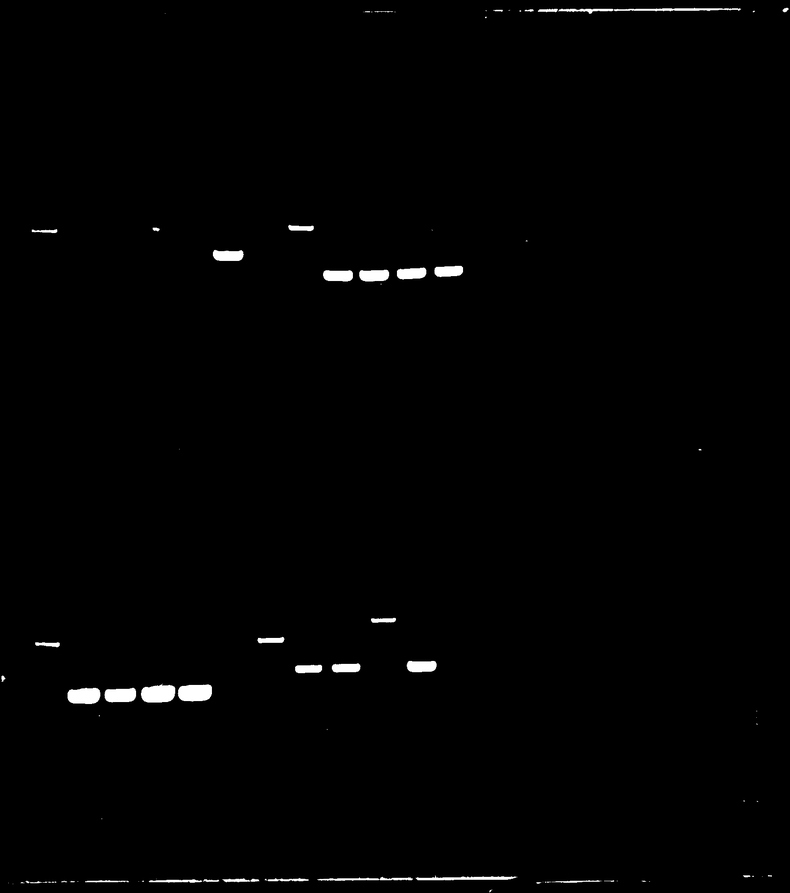
#> input picture Gel_1_127.tif, 790 x 893 px, shrunk from 1614 x 1824 before the run, given as the content of the folder C:/Users/lolo/Desktop/Spring2025/CODE/raw, which was not available
$ jupyter execute --allow-errors 'RandomForest&XGBoost.ipynb'   (older library calls are emulated)
#> lines starting #> are read from the running program, lines starting #| are printed output that depends on the picture; pictures that were not available may be replaced by others from this repository, and a replacement may not be noted
[cell 1]
# Import necessary packages

[cell 2]
import os
import numpy as np
import cv2
import matplotlib.pyplot as plt
from sklearn.decomposition import PCA
import random
from tqdm import tqdm
import shutil
import pandas as pd
from sklearn.cluster import KMeans
from concurrent.futures import ThreadPoolExecutor, as_completed
import time
import multiprocessing

np.random.seed(123)
random.seed(123)

[cell 3]
# Set the location of dictionary
# Create the doctionary of training data and augmented data

[cell 4]
mask_dir = r"C:\Users\lolo\Desktop\Spring2025\CODE\mask"
raw_dir = r"C:\Users\lolo\Desktop\Spring2025\CODE\raw"
output_dir = r"C:\Users\lolo\Desktop\Spring2025\CODE\results"
training_dir = os.path.join(output_dir, 'training_data')
augmented_dir = os.path.join(output_dir, 'augmented_data')

os.makedirs(output_dir, exist_ok=True)

[cell 5]
# This function is to locate the bands in masks
# We gonna use images in mask_dir and raw_dir
# Output will be saved in output_dir

[cell 6]
def locate_bands_in_masks(mask_dir, raw_dir, output_dir=None, output_method='center'):
    if output_dir:
        os.makedirs(output_dir, exist_ok=True) # Make sure our output file

    # Initialize the result dictionary
    results = {}
    mask_files = sorted([f for f in os.listdir(mask_dir) if f.startswith('Mask_') and f.endswith('.tif')])

    # Use tqdm to show the process
    for mask_file in tqdm(mask_files, desc="Processing masks"):
        # Get the number of
        mask_number = mask_file.split('_')[1].split('.')[0]
        raw_file = f"Gel_{mask_number}.tif"

        mask_path = os.path.join(mask_dir, mask_file)
        raw_path = os.path.join(raw_dir, raw_file)

        # Convert mask images to grayscale
        mask = cv2.imread(mask_path, cv2.IMREAD_GRAYSCALE)
        # Set thresholds as 127,
        _, mask = cv2.threshold(mask, 127, 1, cv2.THRESH_BINARY)

        # Find the different regions on Masks
        num_labels, labels, stats, centroids = cv2.connectedComponentsWithStats(mask, connectivity=8)

        # Initialize bands
        bands = []
        # Go through each label area
        for i in range(1, num_labels):
            if output_method == 'center':
                x, y = map(int, centroids[i])
                bands.append((x, y))
            elif output_method == 'topleft':
                left = stats[i, cv2.CC_STAT_LEFT]
                top = stats[i, cv2.CC_STAT_TOP]
                bands.append((left, top))
            elif output_method == 'bottomleft':
                left = stats[i, cv2.CC_STAT_LEFT]
                top = stats[i, cv2.CC_STAT_TOP]
                height = stats[i, cv2.CC_STAT_HEIGHT]
                bands.append((left, top + height - 1))

        # Order bands by y axis
        bands = sorted(bands, key=lambda pos: pos[1])
        # Save the results
        results[mask_file] = bands

        # Output
        if output_dir:
            # Turn raw files into RGB, OpenCV: BGR
            raw_img = cv2.imread(raw_path)
            raw_rgb = cv2.cvtColor(raw_img, cv2.COLOR_BGR2RGB)

            # Test the output
            for i, (x, y) in enumerate(bands):
                cv2.circle(raw_rgb, (x, y), 5, (255, 0, 0), -1)
                # Add text label
                cv2.putText(raw_rgb, f"Band {i+1}", (x + 10, y),
                          cv2.FONT_HERSHEY_SIMPLEX, 0.5, (255, 0, 0), 1)

            # Use matplotlib to save result
            plt.figure(figsize=(10, 8))
            plt.imshow(raw_rgb)
            plt.title(f"Detected Bands in {raw_file}")
            plt.axis('on')
            plt.savefig(os.path.join(output_dir, f"detected_bands_{mask_number}.png"), dpi=300)
            plt.close()

        # Print log
        print(f"File: {mask_file} -> {raw_file}")
        for i, band in enumerate(bands):
            print(f"  Band {i+1}: {band}")

    return results

[cell 7]
def process_image(gel_file, raw_dir, mask_dir, window_size=50, stride=25):

    # Extract gel ID from filename
#> called with gel_file = 'Gel_1_127.tif', window_size = 50, stride = 25
    gel_number = gel_file.split('_')[1].split('.')[0]

    # Construct corresponding mask filename
    mask_file = f"Mask_{gel_number}.tif"

    # Build full file paths
    gel_path = os.path.join(raw_dir, gel_file)    # Path to raw gel image
    mask_path = os.path.join(mask_dir, mask_file) # Path to mask file

    # Check mask existence
    if not os.path.exists(mask_path):
        return None, None, None, None

    # Load raw image as grayscale (single channel)
    img = cv2.imread(gel_path, cv2.IMREAD_GRAYSCALE)
#> img is the input picture: shape (893, 790); min 0, max 255, mean 2.2

    # Get image dimensions
    height, width = img.shape[:2]  # Grayscale image has no channel dimension

    # Initialize storage containers
    windows = []    # Stores image window arrays
    positions = []  # Stores (x,y) coordinates of window top-left corners

    # Generate sliding windows with vertical scanning
    for y in range(0, height - window_size + 1, stride):
        # Horizontal scanning within each vertical position
        for x in range(0, width - window_size + 1, stride):
            # Extract window from image array
            window = img[y:y+window_size, x:x+window_size]

            # Validate window dimensions (edge case handling)
            if window.shape == (window_size, window_size):
                windows.append(window)
                positions.append((x, y))  # Record top-left coordinates
#> after the loop, positions = 1020 pairs, first value 0 to 725, second value 0 to 825; windows = 1020 items

    return (
        windows,  # List of window image data
        positions,  # List of coordinate tuples
        [gel_file] * len(windows),  # Replicate filename for each window
        [gel_number] * len(windows)  # Replicate gel ID for each window
    )

[cell 8]
def prepare_training_data(raw_dir, mask_dir, output_dir, window_size=50, stride=25,
                         dim_reduction='pca', n_components=2, max_workers=4):
    # Create output directories for positive (band) and background samples
    os.makedirs(os.path.join(output_dir, 'positive'), exist_ok=True)
    os.makedirs(os.path.join(output_dir, 'background'), exist_ok=True)

    # Get all gel image files in the raw directory
    gel_files = [f for f in os.listdir(raw_dir) if f.startswith('Gel_') and f.endswith('.tif')]

    # Initialize storage for window data and metadata
    all_windows = []
    all_positions = []
    all_filenames = []
    all_gel_numbers = []

    # Process images in parallel using a thread pool
    with ThreadPoolExecutor(max_workers=max_workers) as executor:
        future_to_file = {
            executor.submit(process_image, gel_file, raw_dir, mask_dir, window_size, stride): gel_file
            for gel_file in gel_files
        }
#> future_to_file = 1 item

        # Collect results as each image is processed
        for future in tqdm(as_completed(future_to_file), total=len(gel_files), desc="Processing images"):
            windows, positions, filenames, gel_numbers = future.result()
            if windows is not None:
                all_windows.extend(windows)
                all_positions.extend(positions)
                all_filenames.extend(filenames)
                all_gel_numbers.extend(gel_numbers)
#> this loop made 1 pass
#> after the loop, all_filenames = 1020 items, first 6: 'Gel_1_127.tif', 'Gel_1_127.tif', 'Gel_1_127.tif', 'Gel_1_127.tif', 'Gel_1_127.tif', 'Gel_1_127.tif'; all_gel_numbers = 1020 items, first 6: '1', '1', '1', '1', '1', '1'; all_positions has the same summary as positions in process_image; all_windows = 1020 items

    # Convert collected data into NumPy arrays
    all_windows = np.array(all_windows)
    all_positions = np.array(all_positions)

    print(f"Created {len(all_windows)} windows from {len(gel_files)} images")
#| Created 1020 windows from 1 images

    # Flatten window images and normalize pixel values for dimensionality reduction
    print("Extracting features and reducing dimensions...")
    features = all_windows.reshape(all_windows.shape[0], -1) / 255.0
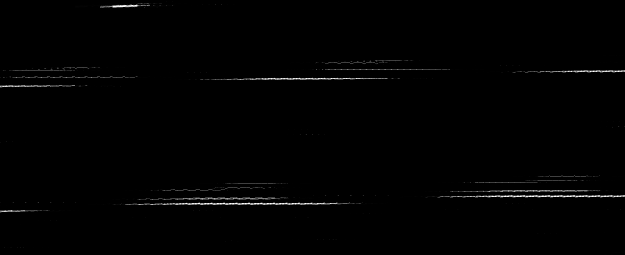
#> features: shape (1020, 2500) float64 (shown at 1/4 size); min 0, max 1, mean 0.00756

    # Apply PCA for dimensionality reduction
    reducer = PCA(n_components=n_components)
    reduced_features = reducer.fit_transform(features)
#> reduced_features = 1020 pairs, first value -3.32 to 23.4, second value -0.426 to 22.9

    # Perform clustering to separate bands from background
    print("Clustering windows...")
    kmeans = KMeans(n_clusters=2, random_state=42, n_init=10)
    labels = kmeans.fit_predict(reduced_features)
#> labels = 1020 values, max 1 at index 313, min 0 at index 0, mean 0.0147

    # Save scatter plot of the clusters
    plt.figure(figsize=(10, 8))
    plt.scatter(reduced_features[labels==0, 0], reduced_features[labels==0, 1], c='r', label='Cluster 0')
    plt.scatter(reduced_features[labels==1, 0], reduced_features[labels==1, 1], c='b', label='Cluster 1')
    plt.legend()
    plt.title("Window Clusters")
    plt.savefig(os.path.join(output_dir, "clusters.png"), dpi=300)
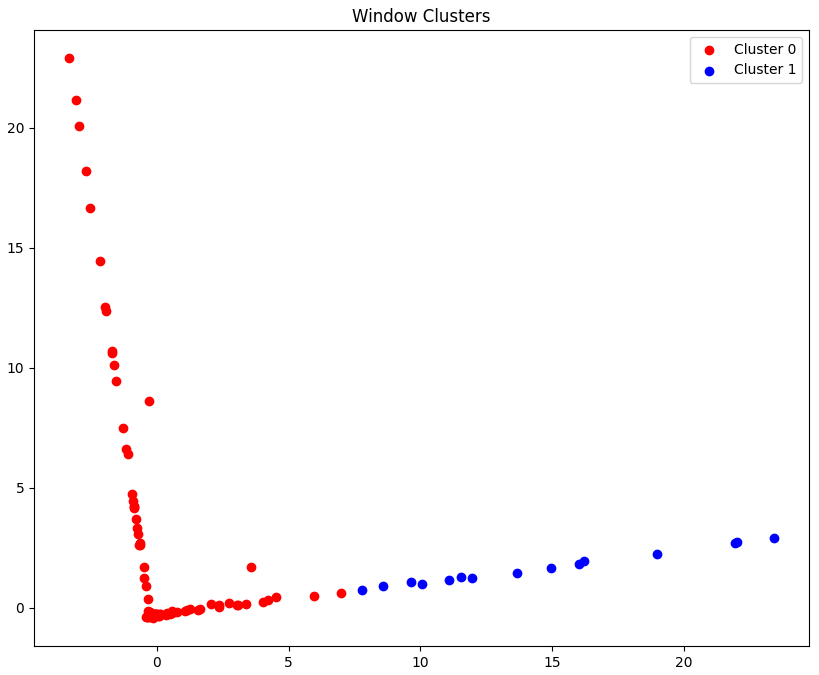
#> figure drawn by matplotlib, 1 panel
    plt.close()

    # For each cluster, save sample window images to visualize clustering quality
    for cluster_id in [0, 1]:
        indices = np.where(labels == cluster_id)[0]
        if len(indices) > 0:
            sample_indices = indices[:min(10, len(indices))]

            fig, axes = plt.subplots(2, 5, figsize=(15, 6))
            axes = axes.flatten()

            for j, idx in enumerate(sample_indices):
                if j < len(axes):
                    axes[j].imshow(all_windows[idx], cmap='gray')
                    axes[j].set_title(f"Cluster {cluster_id}")
                    axes[j].axis('off')

            for j in range(len(sample_indices), len(axes)):
                axes[j].axis('off')

            plt.tight_layout()
            plt.savefig(os.path.join(output_dir, f"cluster_{cluster_id}_samples.png"), dpi=300)
            plt.close()
#> this loop made 2 passes
#> sample_indices on passes 1 to 2: [0, 1, 2, 3, 4, 5, 6, 7, 8, 9], [313, 314, 315, 316, 317, 791, 792, 793, 796, 812]
#> pass 1, in prepare_training_data, `plt.savefig(os.path.join(output_dir, f"cluster_{cluster_id}_samples.pn..`:
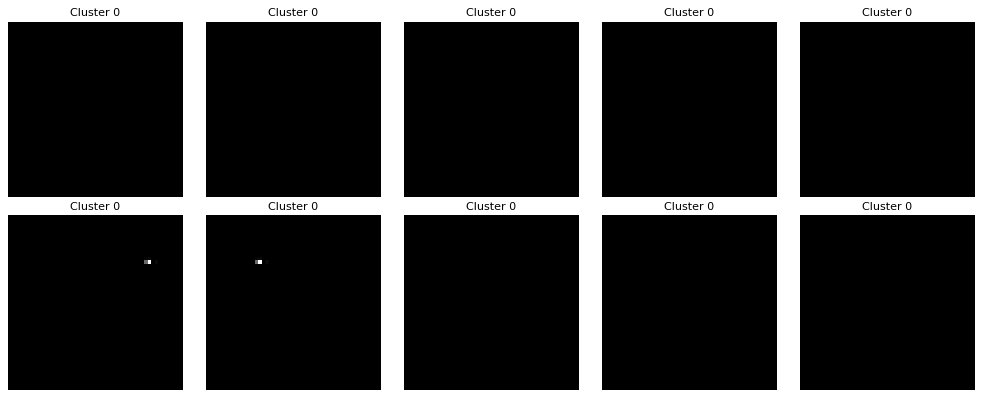
#> figure drawn by matplotlib, 10 panels
#> pass 2, in prepare_training_data, `plt.savefig(os.path.join(output_dir, f"cluster_{cluster_id}_samples.pn..`:
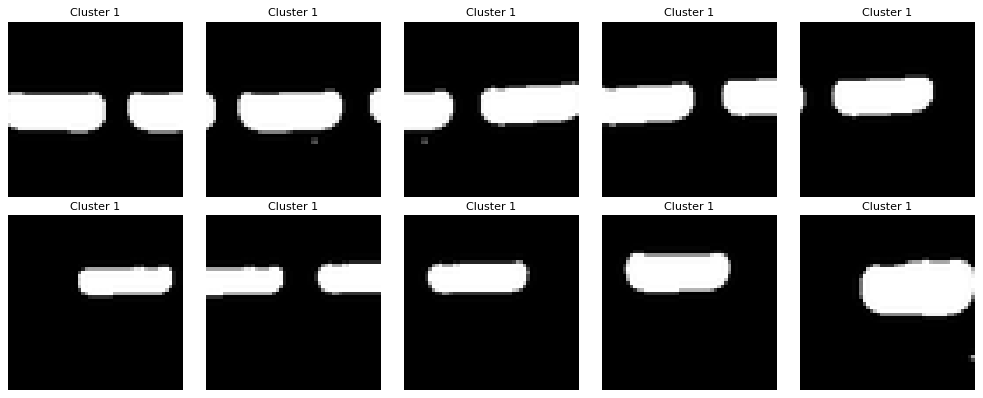
#> figure drawn by matplotlib, 10 panels

    # Determine which cluster is "positive" by assuming bands are the minority
    cluster_sizes = [np.sum(labels == i) for i in range(2)]
#> cluster_sizes = [1005, 15]
    positive_cluster = np.argmin(cluster_sizes)
#> positive_cluster = 1

    print(f"Assigned cluster {positive_cluster} as positive (bands)")
#| Assigned cluster 1 as positive (bands)
    print(f"  Positive samples: {cluster_sizes[positive_cluster]}")
#|   Positive samples: 15
    print(f"  Background samples: {cluster_sizes[1-positive_cluster]}")
#|   Background samples: 1005

    # Function to save each window image to the appropriate folder
    def save_window(i):
#> called with i = 0
        window, label = all_windows[i], labels[i]
#> window: shape (50, 50); every value is 0
#> label = 0
        folder = 'positive' if label == positive_cluster else 'background'
#> folder = 'background'
        x, y = all_positions[i]
#> x = 0; y = 0
        filename = all_filenames[i].split('.')[0]
#> filename = 'Gel_1_127'

        output_path = os.path.join(output_dir, folder, f"{filename}_x{x}_y{y}.tif")
        cv2.imwrite(output_path, window)

    # Save window images in parallel
    with ThreadPoolExecutor(max_workers=max_workers) as executor:
        list(tqdm(executor.map(save_window, range(len(all_windows))),
                 total=len(all_windows), desc="Saving windows"))
#> in save_window (call 20), `window, label = all_windows[i], labels[i]`:
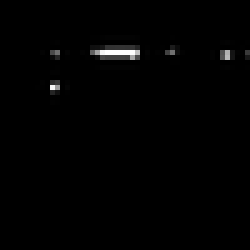
#> window: shape (50, 50) (shown 5 times larger); min 0, max 255, mean 2
#> in save_window (call 20), `x, y = all_positions[i]`: x = 475
#> in save_window (call 21), `window, label = all_windows[i], labels[i]`:
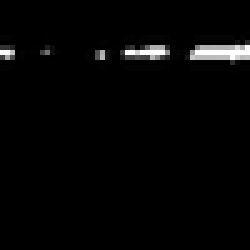
#> window: shape (50, 50) (shown 5 times larger); min 0, max 255, mean 5.3
#> in save_window (call 21), `x, y = all_positions[i]`: x = 500
#> in save_window (call 22), `window, label = all_windows[i], labels[i]`:
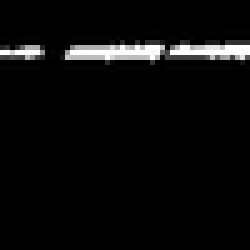
#> window: shape (50, 50) (shown 5 times larger); min 0, max 255, mean 10.6
#> in save_window (call 22), `x, y = all_positions[i]`: x = 525
#> in save_window (call 23), `window, label = all_windows[i], labels[i]`:
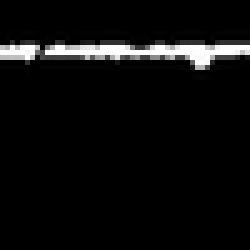
#> window: shape (50, 50) (shown 5 times larger); min 0, max 255, mean 12.8
#> in save_window (call 23), `x, y = all_positions[i]`: x = 550
#> in save_window (call 24), `window, label = all_windows[i], labels[i]`:
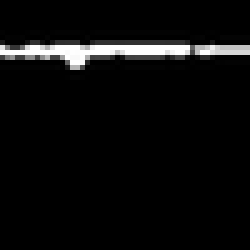
#> window: shape (50, 50) (shown 5 times larger); min 0, max 255, mean 11.9
#> in save_window (call 24), `x, y = all_positions[i]`: x = 575
#> in save_window (call 25), `window, label = all_windows[i], labels[i]`:
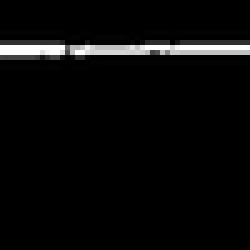
#> window: shape (50, 50) (shown 5 times larger); min 0, max 255, mean 9.9
#> in save_window (call 25), `x, y = all_positions[i]`: x = 600
#> (the rest of the program and of its run is left out)
